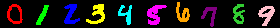

Generate this figure with Python:
import numpy as np
from PIL import Image

c = [[255, 0, 0],     # red
     [0, 255, 0],     # green
     [0, 0, 255],     # blue
     [255, 255, 0],   # yellow
     [0, 255, 255],   # cyan
     [255, 0, 255],   # magenta
     [255, 165, 0],   # orange
     [128, 0, 128],   # purple
     [50, 205, 50],   # lime green
     [255, 192, 203]] # pink

x = np.load("../data/mnist/mnist_test_images.npy")
y = np.load("../data/mnist/mnist_test_labels.npy")

img = np.zeros((28,280,3), dtype="uint8")

np.random.seed(42)
for i in range(10):
    idx = np.where(y==i)[0]
    idx = idx[np.random.randint(0,len(idx))]
    a,b = np.where(x[idx]!=0)
    a = np.array(a)
    b = 28*i + np.array(b)
    img[a,b,0] = c[i][0]
    img[a,b,1] = c[i][1]
    img[a,b,2] = c[i][2]

Image.fromarray(img).save("labels.png")
    
